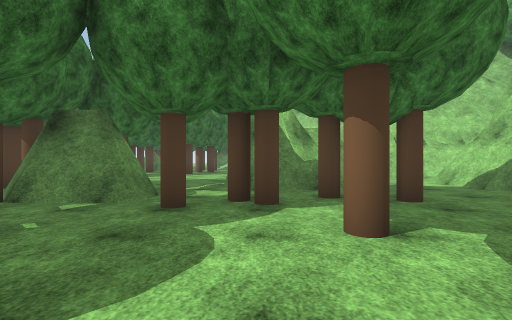
[1] (above)

23 first-person views from a walk through a 3-D level made in the Unity game engine. The camera is 1.3 m above the floor, looks level and sees 85° across. The floor is counted in squares, 2 m on a side. Each view is taken from the middle of a square. On the plan, view 1 faces up. The plan holds only what a view shows up to about 9 squares ahead; the rest is blank. The place goes on beyond the plan. Some trees and plants on the terrain are drawn as simple stand-ins. Surface patterns are stand-ins for the level's own textures.

[2]
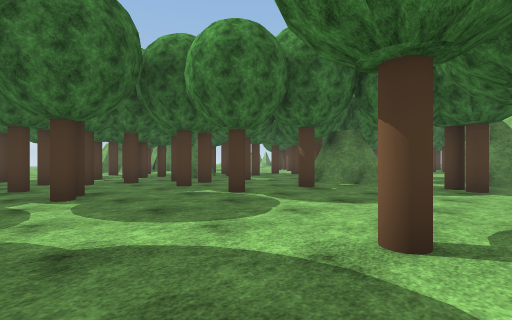

[3]
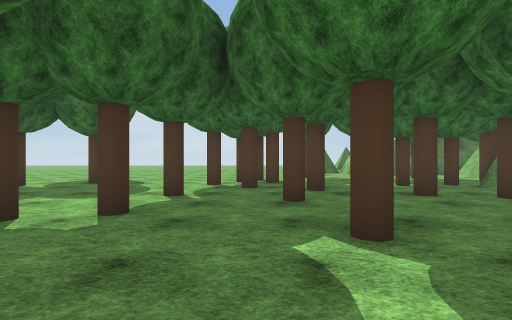

[4]
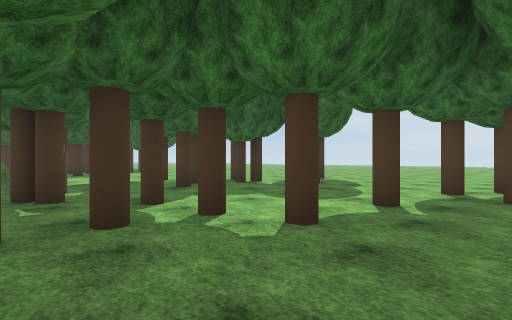

[5]
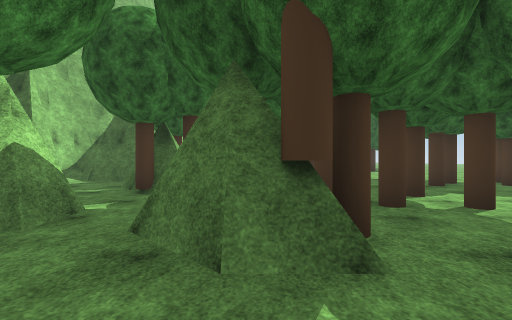

[6]
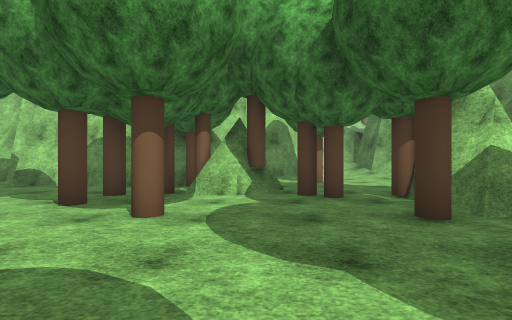

[7]
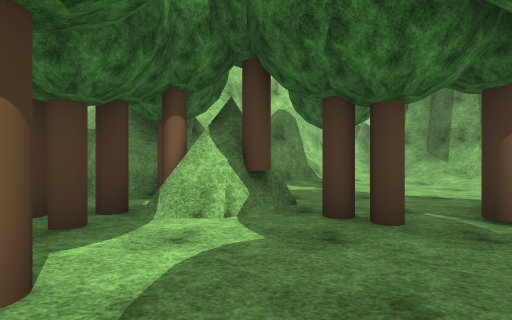

[8]
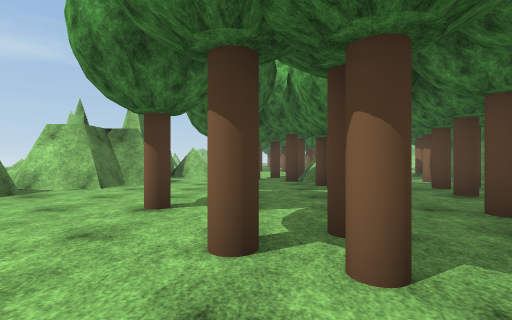

[9]
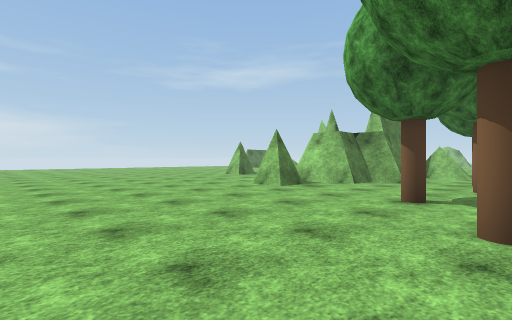

[10]
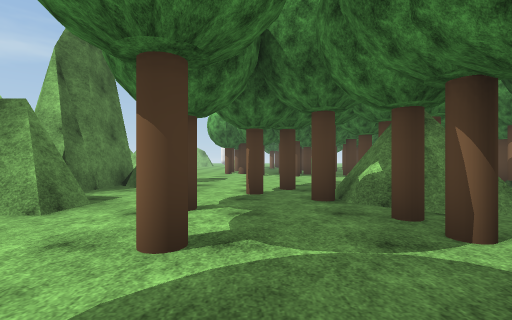

[11]
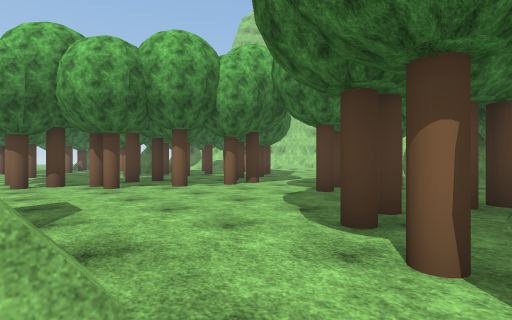

[12]
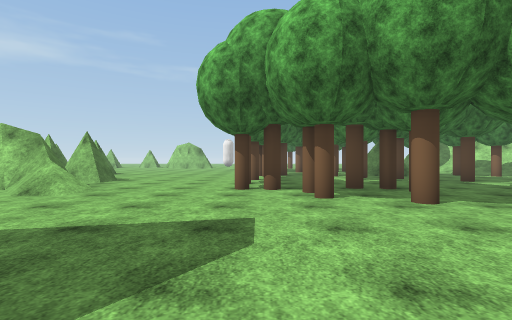

[13]
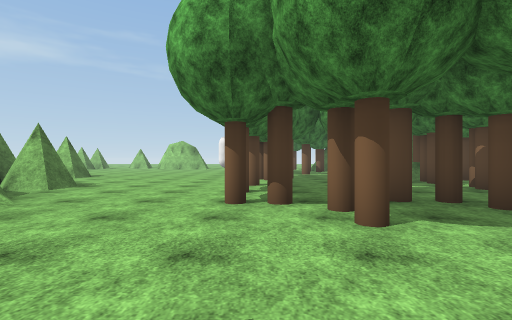

[14]
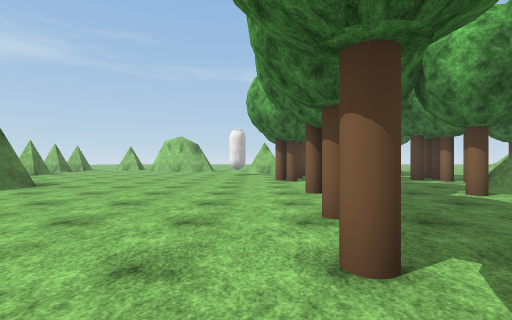

[15]
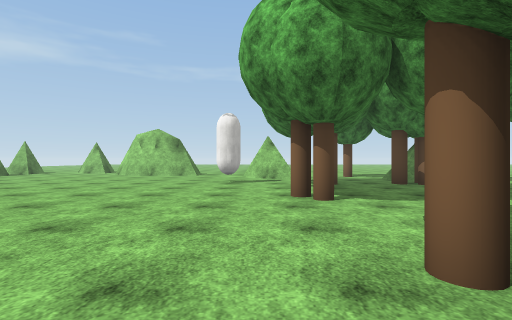

[16]
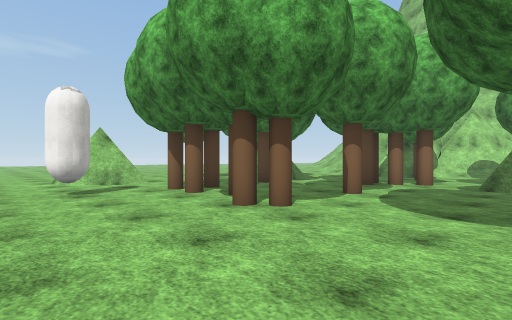

[17]
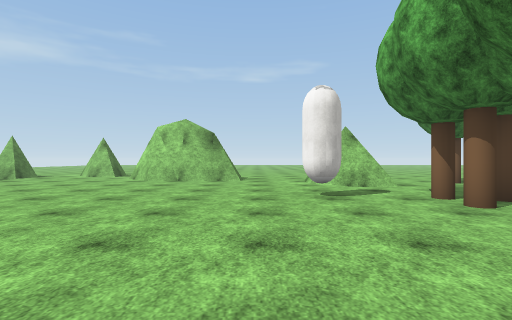

[18]
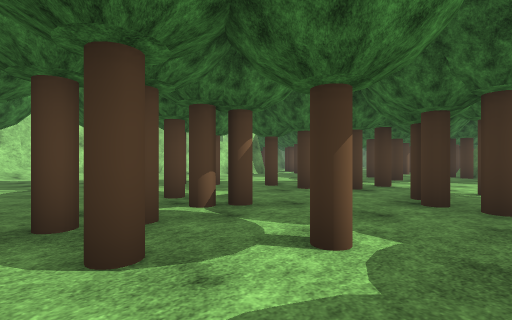

[19]
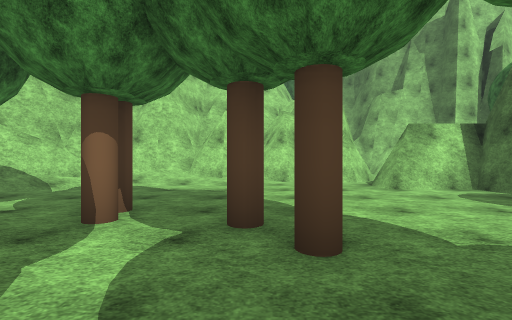

[20]
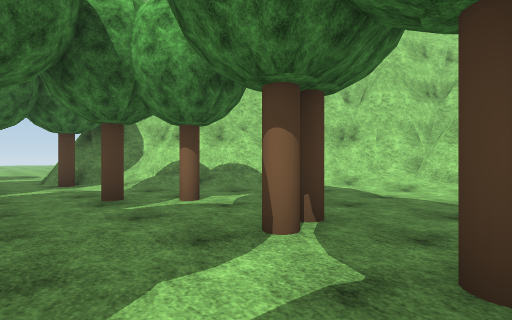

[21]
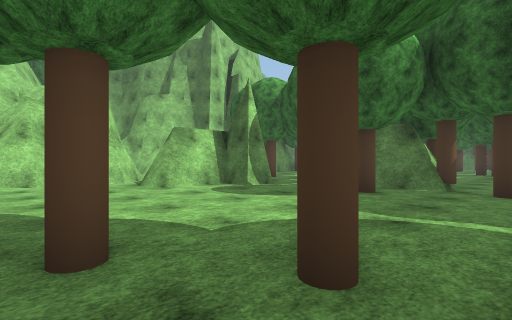

[22]
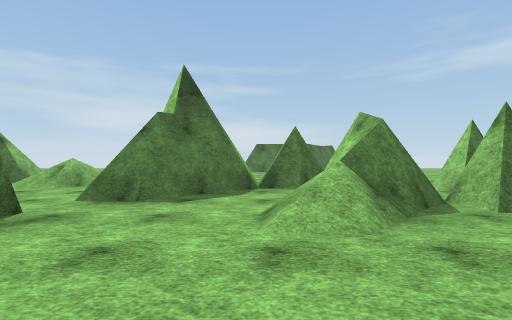

[23]
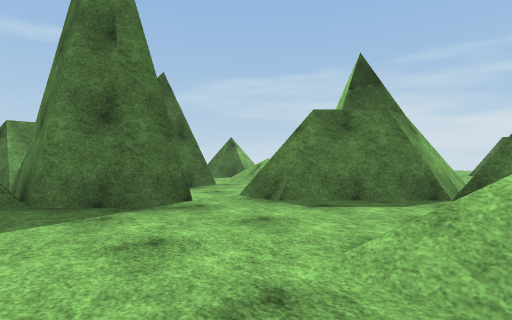

### Floor plan
Key: @ floor where view 1 was taken; # wall or solid block; x gap in a wall; . floor; / step, stairs or slope; = window, fence, low wall or low ledge; T tree; C capsule; O other object.
Columns run from 22 left of view 1 to 8 right of it. Each row starts with its distance up from view 1.
 28 ....###..  ..
 27 .........# ..T
 26 .........##..
 25  .............#
 24   ......C.TT.TT
 23   ........T..T..
 22    ........T...T ..##
 21    .......T.T.TT.T.T##
 20    ............T..../#
 19    #................/##
 18     ......TT...# ..T./###
 17     ......T..T.. T..T./=##
 16    # .........TT......./##
 15    ###....T..T.TT..TT.../#
 14     ##....T....T........##
 13     ##......T.....TT....##
 12   #/##/...TTTT..TT......#
 11  ##/../....T...T........#
 10   ##/........TTT......####
  9    ##.................####
  8     #.#...............### .#
  7   /...###.....TTT.T...### .#
  6   /.#. ###.......T##T......#
  5   ..   #...TTTT...###..TT..#
  4 ##     #....T#T ..T..TT...##
  3        ##.T..## T..T...T..#
  2      ###.....T..T.........##
  1      ##...T..T.T.T.T...TT.##
  0     .##......T.T......@.T.T#
 -1    .......T....T......T.##
 -2   ..........T.T.TTT......T  ##
 -3  ..........TTT..........T.../#
 -4 .............T.T...TT.T....T.//
 -5 .................T.. x##T...../
 -6   ...............TTTT .#  .../
 -7           ..T....T.T  ..   .//
 -8            .......T. TT..   =##
 -9            ..T.TT.T.   ...#
-10              T.T..T.    ..#
-11               O...O#    ###
-12                T

Positions as (right, up) in squares from view 1, and headings:
1: (0, 0), facing up
2: (1, -3), facing up-left
3: (-2, -3), facing left
4: (-3, -3), facing down-left
5: (-2, -2), facing down
6: (-3, -2), facing right
7: (-1, -2), facing right
8: (-11, -5), facing up
9: (-11, -6), facing up-left
10: (-11, -1), facing up
11: (-13, 4), facing up-right
12: (-12, 6), facing up
13: (-12, 8), facing up
14: (-13, 12), facing up
15: (-13, 16), facing up
16: (-15, 18), facing up-right
17: (-15, 19), facing up
18: (-10, 17), facing down-right
19: (-6, 13), facing right
20: (-5, 13), facing up-right
21: (-6, 13), facing down-right
22: (-13, 11), facing left
23: (-14, 12), facing down-left
